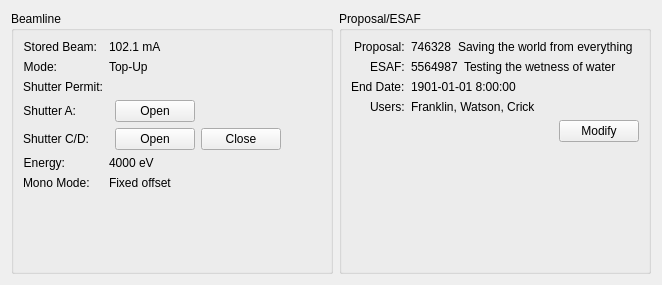
<?xml version="1.0" encoding="UTF-8"?>
<ui version="4.0">
 <class>Form</class>
 <widget class="QWidget" name="Form">
  <property name="geometry">
   <rect>
    <x>0</x>
    <y>0</y>
    <width>662</width>
    <height>285</height>
   </rect>
  </property>
  <property name="windowTitle">
   <string>Beamline Status</string>
  </property>
  <layout class="QHBoxLayout" name="horizontalLayout_3">
   <item>
    <widget class="QGroupBox" name="beamline_box">
     <property name="title">
      <string>Beamline</string>
     </property>
     <layout class="QVBoxLayout" name="verticalLayout">
      <item>
       <layout class="QFormLayout" name="beamline_layout">
        <property name="formAlignment">
         <set>Qt::AlignRight|Qt::AlignTop|Qt::AlignTrailing</set>
        </property>
        <item row="0" column="0">
         <widget class="QLabel" name="SR_current_label">
          <property name="text">
           <string>Stored Beam:</string>
          </property>
          <property name="alignment">
           <set>Qt::AlignRight|Qt::AlignTrailing|Qt::AlignVCenter</set>
          </property>
         </widget>
        </item>
        <item row="0" column="1">
         <widget class="PyDMLabel" name="SR_current_RBV_label">
          <property name="toolTip">
           <string/>
          </property>
          <property name="text">
           <string>102.1 mA</string>
          </property>
          <property name="channel" stdset="0">
           <string>S:SRcurrentAI</string>
          </property>
         </widget>
        </item>
        <item row="1" column="0">
         <widget class="QLabel" name="SR_mode_label">
          <property name="text">
           <string>Mode:</string>
          </property>
          <property name="alignment">
           <set>Qt::AlignRight|Qt::AlignTrailing|Qt::AlignVCenter</set>
          </property>
         </widget>
        </item>
        <item row="1" column="1">
         <widget class="PyDMLabel" name="SR_mode_RBV_label">
          <property name="toolTip">
           <string/>
          </property>
          <property name="text">
           <string>Top-Up</string>
          </property>
          <property name="channel" stdset="0">
           <string>S:ActualMode</string>
          </property>
         </widget>
        </item>
        <item row="2" column="0">
         <widget class="QLabel" name="shutter_permit_label">
          <property name="text">
           <string>Shutter Permit:</string>
          </property>
          <property name="alignment">
           <set>Qt::AlignRight|Qt::AlignTrailing|Qt::AlignVCenter</set>
          </property>
         </widget>
        </item>
        <item row="4" column="0">
         <widget class="QLabel" name="SCDS_label">
          <property name="text">
           <string>Shutter C/D:</string>
          </property>
          <property name="alignment">
           <set>Qt::AlignRight|Qt::AlignTrailing|Qt::AlignVCenter</set>
          </property>
         </widget>
        </item>
        <item row="7" column="0">
         <spacer name="verticalSpacer">
          <property name="orientation">
           <enum>Qt::Vertical</enum>
          </property>
          <property name="sizeHint" stdset="0">
           <size>
            <width>20</width>
            <height>40</height>
           </size>
          </property>
         </spacer>
        </item>
        <item row="5" column="0">
         <widget class="QLabel" name="energy_label">
          <property name="text">
           <string>Energy:</string>
          </property>
          <property name="alignment">
           <set>Qt::AlignRight|Qt::AlignTrailing|Qt::AlignVCenter</set>
          </property>
         </widget>
        </item>
        <item row="5" column="1">
         <widget class="PyDMLabel" name="energy_RBV_label">
          <property name="enabled">
           <bool>true</bool>
          </property>
          <property name="toolTip">
           <string/>
          </property>
          <property name="text">
           <string>4000 eV</string>
          </property>
          <property name="precision" stdset="0">
           <number>2</number>
          </property>
          <property name="showUnits" stdset="0">
           <bool>true</bool>
          </property>
          <property name="precisionFromPV" stdset="0">
           <bool>false</bool>
          </property>
          <property name="channel" stdset="0">
           <string>${ENERGY_PV}</string>
          </property>
         </widget>
        </item>
        <item row="2" column="1">
         <widget class="PyDMByteIndicator" name="shutter_permit_indicator">
          <property name="sizePolicy">
           <sizepolicy hsizetype="Fixed" vsizetype="Fixed">
            <horstretch>0</horstretch>
            <verstretch>0</verstretch>
           </sizepolicy>
          </property>
          <property name="toolTip">
           <string/>
          </property>
          <property name="alarmSensitiveContent" stdset="0">
           <bool>false</bool>
          </property>
          <property name="alarmSensitiveBorder" stdset="0">
           <bool>true</bool>
          </property>
          <property name="channel" stdset="0">
           <string>ACIS:ShutterPermit</string>
          </property>
          <property name="showLabels" stdset="0">
           <bool>true</bool>
          </property>
          <property name="bigEndian" stdset="0">
           <bool>false</bool>
          </property>
          <property name="circles" stdset="0">
           <bool>false</bool>
          </property>
          <property name="labelPosition" stdset="0">
           <enum>QTabWidget::South</enum>
          </property>
          <property name="numBits" stdset="0">
           <number>1</number>
          </property>
          <property name="shift" stdset="0">
           <number>0</number>
          </property>
          <property name="labels" stdset="0">
           <stringlist>
            <string></string>
           </stringlist>
          </property>
         </widget>
        </item>
        <item row="6" column="1">
         <widget class="PyDMLabel" name="mono_mode_RBV_label">
          <property name="enabled">
           <bool>true</bool>
          </property>
          <property name="toolTip">
           <string/>
          </property>
          <property name="text">
           <string>Fixed offset</string>
          </property>
          <property name="channel" stdset="0">
           <string>${MONO_MODE_PV}</string>
          </property>
         </widget>
        </item>
        <item row="6" column="0">
         <widget class="QLabel" name="mono_mode_label">
          <property name="text">
           <string>Mono Mode:</string>
          </property>
         </widget>
        </item>
        <item row="3" column="0">
         <widget class="QLabel" name="FES_label">
          <property name="text">
           <string>Shutter A:</string>
          </property>
          <property name="alignment">
           <set>Qt::AlignRight|Qt::AlignTrailing|Qt::AlignVCenter</set>
          </property>
         </widget>
        </item>
        <item row="3" column="1">
         <layout class="QHBoxLayout" name="horizontalLayout">
          <item>
           <widget class="PyDMByteIndicator" name="FES_state_indicator">
            <property name="sizePolicy">
             <sizepolicy hsizetype="Preferred" vsizetype="Fixed">
              <horstretch>0</horstretch>
              <verstretch>0</verstretch>
             </sizepolicy>
            </property>
            <property name="toolTip">
             <string/>
            </property>
            <property name="alarmSensitiveContent" stdset="0">
             <bool>false</bool>
            </property>
            <property name="alarmSensitiveBorder" stdset="0">
             <bool>true</bool>
            </property>
            <property name="channel" stdset="0">
             <string>${FES_STATE_PV}</string>
            </property>
            <property name="showLabels" stdset="0">
             <bool>true</bool>
            </property>
            <property name="bigEndian" stdset="0">
             <bool>false</bool>
            </property>
            <property name="circles" stdset="0">
             <bool>false</bool>
            </property>
            <property name="labelPosition" stdset="0">
             <enum>QTabWidget::South</enum>
            </property>
            <property name="numBits" stdset="0">
             <number>1</number>
            </property>
            <property name="shift" stdset="0">
             <number>0</number>
            </property>
            <property name="labels" stdset="0">
             <stringlist>
              <string></string>
             </stringlist>
            </property>
           </widget>
          </item>
          <item>
           <widget class="PyDMPushButton" name="FES_open_button">
            <property name="enabled">
             <bool>true</bool>
            </property>
            <property name="toolTip">
             <string/>
            </property>
            <property name="text">
             <string>Open</string>
            </property>
            <property name="autoDefault">
             <bool>false</bool>
            </property>
            <property name="default">
             <bool>false</bool>
            </property>
            <property name="flat">
             <bool>false</bool>
            </property>
            <property name="channel" stdset="0">
             <string>${FES_OPEN_PV}</string>
            </property>
            <property name="pressValue" stdset="0">
             <string>1</string>
            </property>
           </widget>
          </item>
          <item>
           <spacer name="horizontalSpacer">
            <property name="orientation">
             <enum>Qt::Horizontal</enum>
            </property>
            <property name="sizeHint" stdset="0">
             <size>
              <width>40</width>
              <height>20</height>
             </size>
            </property>
           </spacer>
          </item>
         </layout>
        </item>
        <item row="4" column="1">
         <layout class="QHBoxLayout" name="horizontalLayout_2">
          <item>
           <widget class="PyDMByteIndicator" name="SCDS_state_indicator">
            <property name="enabled">
             <bool>true</bool>
            </property>
            <property name="sizePolicy">
             <sizepolicy hsizetype="Preferred" vsizetype="Fixed">
              <horstretch>0</horstretch>
              <verstretch>0</verstretch>
             </sizepolicy>
            </property>
            <property name="toolTip">
             <string/>
            </property>
            <property name="alarmSensitiveContent" stdset="0">
             <bool>false</bool>
            </property>
            <property name="alarmSensitiveBorder" stdset="0">
             <bool>true</bool>
            </property>
            <property name="channel" stdset="0">
             <string>${SCDS_STATE_PV}</string>
            </property>
            <property name="showLabels" stdset="0">
             <bool>true</bool>
            </property>
            <property name="bigEndian" stdset="0">
             <bool>false</bool>
            </property>
            <property name="circles" stdset="0">
             <bool>false</bool>
            </property>
            <property name="labelPosition" stdset="0">
             <enum>QTabWidget::South</enum>
            </property>
            <property name="numBits" stdset="0">
             <number>1</number>
            </property>
            <property name="shift" stdset="0">
             <number>0</number>
            </property>
            <property name="labels" stdset="0">
             <stringlist>
              <string></string>
             </stringlist>
            </property>
           </widget>
          </item>
          <item>
           <widget class="PyDMPushButton" name="SCDS_open_button">
            <property name="toolTip">
             <string/>
            </property>
            <property name="text">
             <string>Open</string>
            </property>
            <property name="channel" stdset="0">
             <string>${SCDS_OPEN_PV}</string>
            </property>
            <property name="pressValue" stdset="0">
             <string>1</string>
            </property>
           </widget>
          </item>
          <item>
           <widget class="PyDMPushButton" name="SCDS_close_button">
            <property name="enabled">
             <bool>true</bool>
            </property>
            <property name="toolTip">
             <string/>
            </property>
            <property name="text">
             <string>Close</string>
            </property>
            <property name="channel" stdset="0">
             <string>${SCDS_CLOSE_PV}</string>
            </property>
            <property name="pressValue" stdset="0">
             <string>1</string>
            </property>
           </widget>
          </item>
          <item>
           <spacer name="horizontalSpacer_2">
            <property name="orientation">
             <enum>Qt::Horizontal</enum>
            </property>
            <property name="sizeHint" stdset="0">
             <size>
              <width>40</width>
              <height>20</height>
             </size>
            </property>
           </spacer>
          </item>
         </layout>
        </item>
       </layout>
      </item>
     </layout>
    </widget>
   </item>
   <item>
    <widget class="QGroupBox" name="bss_box">
     <property name="title">
      <string>Proposal/ESAF</string>
     </property>
     <layout class="QVBoxLayout" name="verticalLayout_2">
      <item>
       <layout class="QFormLayout" name="bss_layout">
        <property name="rowWrapPolicy">
         <enum>QFormLayout::DontWrapRows</enum>
        </property>
        <property name="labelAlignment">
         <set>Qt::AlignRight|Qt::AlignTrailing|Qt::AlignVCenter</set>
        </property>
        <item row="0" column="0">
         <widget class="QLabel" name="label">
          <property name="text">
           <string>Proposal:</string>
          </property>
         </widget>
        </item>
        <item row="0" column="1">
         <layout class="QHBoxLayout" name="proposal_layout">
          <property name="spacing">
           <number>6</number>
          </property>
          <item>
           <widget class="PyDMLabel" name="proposal_id_label">
            <property name="toolTip">
             <string/>
            </property>
            <property name="text">
             <string>746328</string>
            </property>
            <property name="channel" stdset="0">
             <string>${P_BSS}proposal:id</string>
            </property>
           </widget>
          </item>
          <item>
           <widget class="PyDMLabel" name="proposal_title_label">
            <property name="sizePolicy">
             <sizepolicy hsizetype="Expanding" vsizetype="Preferred">
              <horstretch>0</horstretch>
              <verstretch>0</verstretch>
             </sizepolicy>
            </property>
            <property name="toolTip">
             <string/>
            </property>
            <property name="text">
             <string>Saving the world from everything</string>
            </property>
            <property name="wordWrap">
             <bool>true</bool>
            </property>
            <property name="channel" stdset="0">
             <string>${P_BSS}proposal:title</string>
            </property>
            <property name="displayFormat" stdset="0">
             <enum>PyDMLabel::String</enum>
            </property>
           </widget>
          </item>
         </layout>
        </item>
        <item row="1" column="0">
         <widget class="QLabel" name="label_2">
          <property name="text">
           <string>ESAF:</string>
          </property>
         </widget>
        </item>
        <item row="1" column="1">
         <layout class="QHBoxLayout" name="esaf_layout">
          <property name="spacing">
           <number>6</number>
          </property>
          <item>
           <widget class="PyDMLabel" name="esaf_id_label">
            <property name="toolTip">
             <string/>
            </property>
            <property name="text">
             <string>5564987</string>
            </property>
            <property name="channel" stdset="0">
             <string>${P_BSS}esaf:id</string>
            </property>
           </widget>
          </item>
          <item>
           <widget class="PyDMLabel" name="esaf_title_label">
            <property name="sizePolicy">
             <sizepolicy hsizetype="Expanding" vsizetype="Preferred">
              <horstretch>0</horstretch>
              <verstretch>0</verstretch>
             </sizepolicy>
            </property>
            <property name="toolTip">
             <string/>
            </property>
            <property name="text">
             <string>Testing the wetness of water</string>
            </property>
            <property name="wordWrap">
             <bool>true</bool>
            </property>
            <property name="channel" stdset="0">
             <string>${P_BSS}esaf:title</string>
            </property>
            <property name="displayFormat" stdset="0">
             <enum>PyDMLabel::String</enum>
            </property>
           </widget>
          </item>
         </layout>
        </item>
        <item row="2" column="0">
         <widget class="QLabel" name="label_3">
          <property name="text">
           <string>End Date:</string>
          </property>
         </widget>
        </item>
        <item row="3" column="1">
         <widget class="PyDMLabel" name="esaf_users_label">
          <property name="toolTip">
           <string/>
          </property>
          <property name="text">
           <string>Franklin, Watson, Crick</string>
          </property>
          <property name="channel" stdset="0">
           <string>${P_BSS}esaf:users</string>
          </property>
          <property name="displayFormat" stdset="0">
           <enum>PyDMLabel::String</enum>
          </property>
         </widget>
        </item>
        <item row="3" column="0">
         <widget class="QLabel" name="label_4">
          <property name="text">
           <string>Users:</string>
          </property>
         </widget>
        </item>
        <item row="2" column="1">
         <widget class="PyDMLabel" name="esaf_end_date_label">
          <property name="toolTip">
           <string/>
          </property>
          <property name="text">
           <string>1901-01-01 8:00:00</string>
          </property>
          <property name="channel" stdset="0">
           <string>${P_BSS}esaf:endDate</string>
          </property>
         </widget>
        </item>
       </layout>
      </item>
      <item>
       <layout class="QHBoxLayout" name="horizontalLayout_6">
        <item>
         <spacer name="horizontalSpacer_3">
          <property name="orientation">
           <enum>Qt::Horizontal</enum>
          </property>
          <property name="sizeHint" stdset="0">
           <size>
            <width>40</width>
            <height>20</height>
           </size>
          </property>
         </spacer>
        </item>
        <item>
         <widget class="PyDMPushButton" name="bss_modify_button">
          <property name="enabled">
           <bool>true</bool>
          </property>
          <property name="toolTip">
           <string/>
          </property>
          <property name="text">
           <string>Modify</string>
          </property>
         </widget>
        </item>
       </layout>
      </item>
      <item>
       <spacer name="verticalSpacer_2">
        <property name="orientation">
         <enum>Qt::Vertical</enum>
        </property>
        <property name="sizeHint" stdset="0">
         <size>
          <width>20</width>
          <height>40</height>
         </size>
        </property>
       </spacer>
      </item>
     </layout>
    </widget>
   </item>
  </layout>
 </widget>
 <customwidgets>
  <customwidget>
   <class>PyDMLabel</class>
   <extends>QLabel</extends>
   <header>pydm.widgets.label</header>
  </customwidget>
  <customwidget>
   <class>PyDMByteIndicator</class>
   <extends>QWidget</extends>
   <header>pydm.widgets.byte</header>
  </customwidget>
  <customwidget>
   <class>PyDMPushButton</class>
   <extends>QPushButton</extends>
   <header>pydm.widgets.pushbutton</header>
  </customwidget>
 </customwidgets>
 <resources/>
 <connections/>
</ui>
